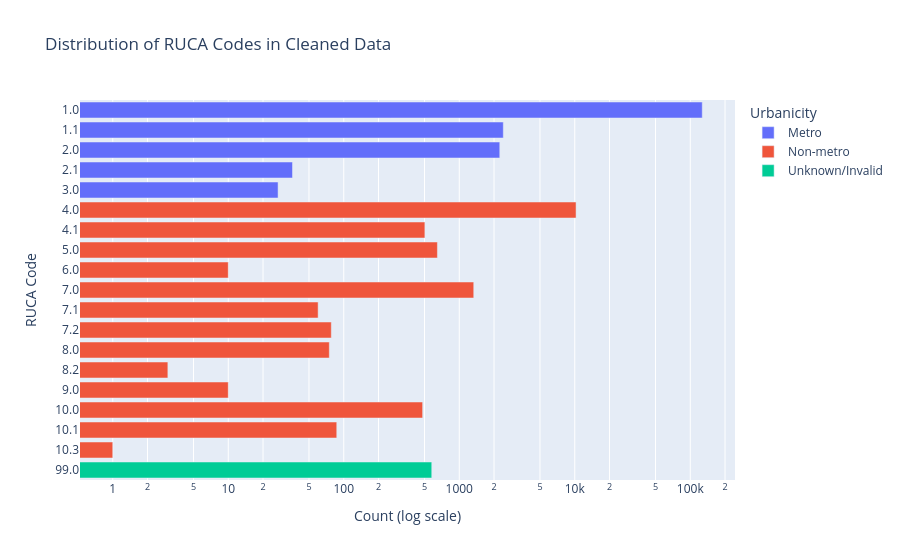

The cell this chart's notebook holds for it:
### Code cell
# RUCA Code Counts

ruca_df = (
    cleaned_df.groupby(["ruca", "urbanicity"], observed=True, dropna=False)
    .size()
    .reset_index(name="count")
    .sort_values("ruca", ascending=True)
)
ruca_df["ruca_label"] = ruca_df["ruca"].astype(str)

fig = px.bar(
    ruca_df,
    x="count",
    y="ruca_label",
    color="urbanicity",
    orientation="h",
    log_x=True,
    category_orders={"ruca_label": ruca_df["ruca_label"].unique().tolist()},
    labels={"count": "Count (log scale)", "ruca_label": "RUCA Code", "urbanicity": "Urbanicity"},
    title="Distribution of RUCA Codes in Cleaned Data",
)
fig.show()

### Figure 1 — Plotly figure (JSON) as saved in the notebook; plotly's stock layout.template omitted (floating-point values rounded to 4 significant figures)
{"data": [{"alignmentgroup": "True", "hovertemplate": "Urbanicity=Metro<br>Count (log scale)=%{x}<br>RUCA Code=%{y}<extra></extra>", "legendgroup": "Metro", "marker": {"color": "#636efa", "pattern": {"shape": ""}}, "name": "Metro", "offsetgroup": "Metro", "orientation": "h", "showlegend": true, "textposition": "auto", "type": "bar", "x": [127031, 2407, 2243, 36, 27], "xaxis": "x", "y": ["1.0", "1.1", "2.0", "2.1", "3.0"], "yaxis": "y"}, {"alignmentgroup": "True", "hovertemplate": "Urbanicity=Non-metro<br>Count (log scale)=%{x}<br>RUCA Code=%{y}<extra></extra>", "legendgroup": "Non-metro", "marker": {"color": "#EF553B", "pattern": {"shape": ""}}, "name": "Non-metro", "offsetgroup": "Non-metro", "orientation": "h", "showlegend": true, "textposition": "auto", "type": "bar", "x": [10265, 504, 647, 10, 1335, 60, 78, 75, 3, 10, 482, 87, 1], "xaxis": "x", "y": ["4.0", "4.1", "5.0", "6.0", "7.0", "7.1", "7.2", "8.0", "8.2", "9.0", "10.0", "10.1", "10.3"], "yaxis": "y"}, {"alignmentgroup": "True", "hovertemplate": "Urbanicity=Unknown/Invalid<br>Count (log scale)=%{x}<br>RUCA Code=%{y}<extra></extra>", "legendgroup": "Unknown/Invalid", "marker": {"color": "#00cc96", "pattern": {"shape": ""}}, "name": "Unknown/Invalid", "offsetgroup": "Unknown/Invalid", "orientation": "h", "showlegend": true, "textposition": "auto", "type": "bar", "x": [578], "xaxis": "x", "y": ["99.0"], "yaxis": "y"}], "layout": {"barmode": "relative", "legend": {"title": {"text": "Urbanicity"}, "tracegroupgap": 0}, "title": {"text": "Distribution of RUCA Codes in Cleaned Data"}, "xaxis": {"anchor": "y", "domain": [0, 1], "title": {"text": "Count (log scale)"}, "type": "log"}, "yaxis": {"anchor": "x", "categoryarray": ["99.0", "10.3", "10.1", "10.0", "9.0", "8.2", "8.0", "7.2", "7.1", "7.0", "6.0", "5.0", "4.1", "4.0", "3.0", "2.1", "2.0", "1.1", "1.0"], "categoryorder": "array", "domain": [0, 1], "title": {"text": "RUCA Code"}}}}
